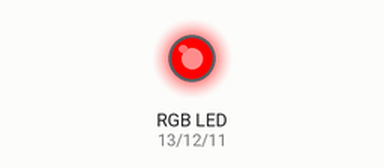
Simulated run of this sketch. Board: Arduino Uno, built with avr-gcc and run on an emulated ATmega328P. Parts: an RGB LED mixed from three pins (HIGH = lit).

Above: at 0.2 s.
At 0.7 s:
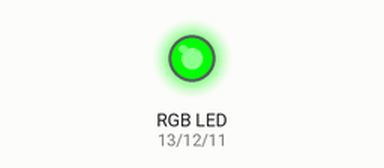
At 2.7 s:
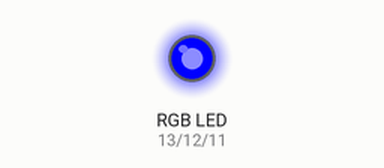
Timing chart, 0 to 3.5 s (numbered marks = the images above):
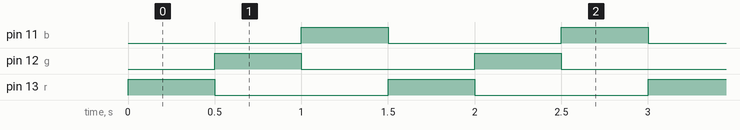

Measured:
- by itself, pin 11 (b), pin 12 (g), pin 13 (r): alternates HIGH for 0.50 s and LOW for 1.0 s
- by itself, everything shown: repeats every 1.5 s, in 4 steps

The sketch:

sketch_dec29rgb.ino
```cpp
/* RGB светодиод */

int b = 11;
int g = 12;
int r = 13;


void setup() {
  // put your setup code here, to run once:
  pinMode(r, OUTPUT);
  pinMode(g, OUTPUT);
  pinMode(b, OUTPUT);
}

void loop() {
  // put your main code here, to run repeatedly:

  digitalWrite(r, HIGH); //включаем красный
  delay(500); //ждем 500 Мс
  digitalWrite(r, LOW); //выключаем красный
  digitalWrite(g, HIGH); //включаем зеленый
  delay(500); //ждем 500 Мс
  digitalWrite(g, LOW); //выключаем зеленый
  digitalWrite(b, HIGH); //включаем синий
  delay(500); //ждем 500 Мс
  digitalWrite(b, LOW); //выключаем синий
}
```
